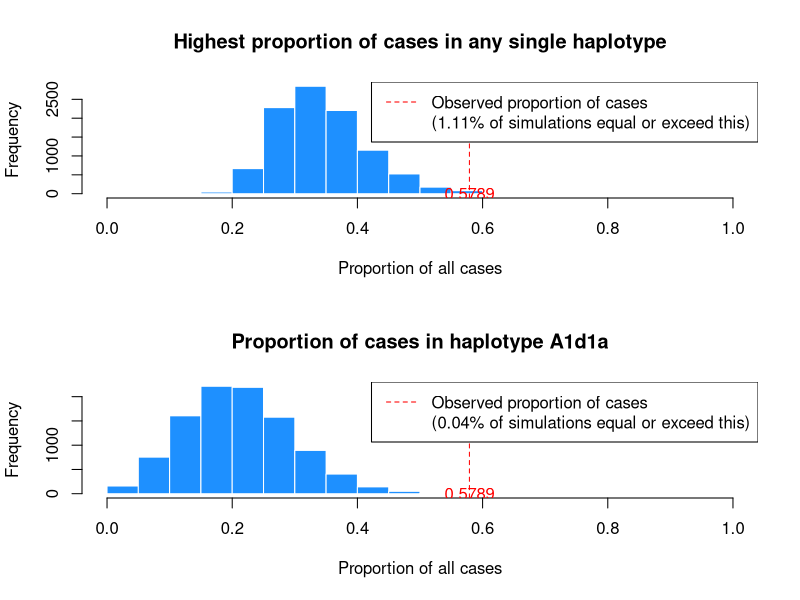

The R source for this figure:
# Horizontal tranfer events - basic simulation study
# Author: Kevin Gori
# Date: 22-11-2018
#
# Description:
# Very basic simulation:
#    we observed 19 HT events among 18 haplotypes, that occur in the frequencies given by `totals`
# Simulation, single rep:
#   Randomly assign 19 HT events to our 18 haplotypes, weighted by their frequency of occurrence


############
# Input data
############
haplotypes <- factor(c("A1a1", "B1", "A1d1a", "C1", "C2", "A1f", "A1h", "A2", "A1e", "A6", "A1b", "A1c", "A1d2", "A1d1", "A4", "A5", "B2", "A1"))
totals <- c(144, 98, 97, 39, 26, 18, 15, 11, 10, 9, 6, 6, 5, 3, 3, 2, 2, 1)
cases <- c(5, 1, 11, 0, 0, 0, 0, 0, 1, 0, 0, 0, 0, 1, 0, 0, 0, 0)
names(totals) <- haplotypes
names(cases) <- haplotypes


################
# Simulated data
################
set.seed(76) # <- Always same results for given random number seed
simulation_reps <- 10000 # Run this many iterations of the simulation

# Generate simulated data
counts <- t(sapply(1:simulation_reps, function(...) {
    table(sample(haplotypes, size = sum(cases), replace = TRUE, prob = totals))
}))

######################
# Function definitions
######################
draw_hist <- function(data, nbins, observed = NULL, ...) {
    hist(data, breaks = seq(0, 1, length.out = nbins + 1),
         xlim = c(0, 1), col = "dodgerblue", border = "white",
         xlab = "Proportion of all cases",
         ...)
    if (!is.null(observed)) {
        abline(v = observed, col = "red", lty = 2)
        frac.gt <- sum(data >= observed) / length(data)
        legend("topright", legend = c("Observed proportion of cases",
                                      paste0("(", 100*frac.gt,"% of simulations equal or exceed this)")),
               lty = c(2, 0), col = c("red", "white"))
        text(x = observed, y = -.1, formatC(observed), col = "red")
        cat(paste("Assuming all haplotypes have the same chance of generating a horizontal transfer,\n",
                     "and exactly 19 events occur over the cohort,\n",
                     sprintf("the empirical p-value = %.4f\n", frac.gt)))
    }
}

#####################
# Analysis of results
#####################
par(mfrow = c(2, 1))

# Look at the highest proportion of the total number of cases that occur in any single haplotype
print("Looking at highest proportion in any haplotype...")
max.prop <- apply(t(apply(counts, 1, function(r) r/sum(r))), 1, max)
draw_hist(max.prop, nbins = 20, observed = max(cases)/sum(cases),
          main = "Highest proportion of cases in any single haplotype")

# Look at the proportion in our haplotype of interest, A1d1a
print("Looking at our favourite haplotype...")
prop.a1d1a <- t(apply(counts, 1, function(r) r/sum(r)))[, "A1d1a"]
draw_hist(prop.a1d1a, nbins = 20, observed = cases["A1d1a"]/sum(cases),
          main = "Proportion of cases in haplotype A1d1a")


# Uncomment to look at other haplotypes...
# prop.b1 <- t(apply(counts, 1, function(r) r/sum(r)))[, "B1"]
# draw_hist(prop.b1, nbins = 19, observed = cases["B1"]/sum(cases),
#           title = "Proportion of cases in haplotype B1")
#
# prop.a1 <- t(apply(counts, 1, function(r) r/sum(r)))[, "A1"]
# draw_hist(prop.a1, nbins = 19, observed = cases["A1"]/sum(cases),
#           title = "Proportion of cases in haplotype A1")
